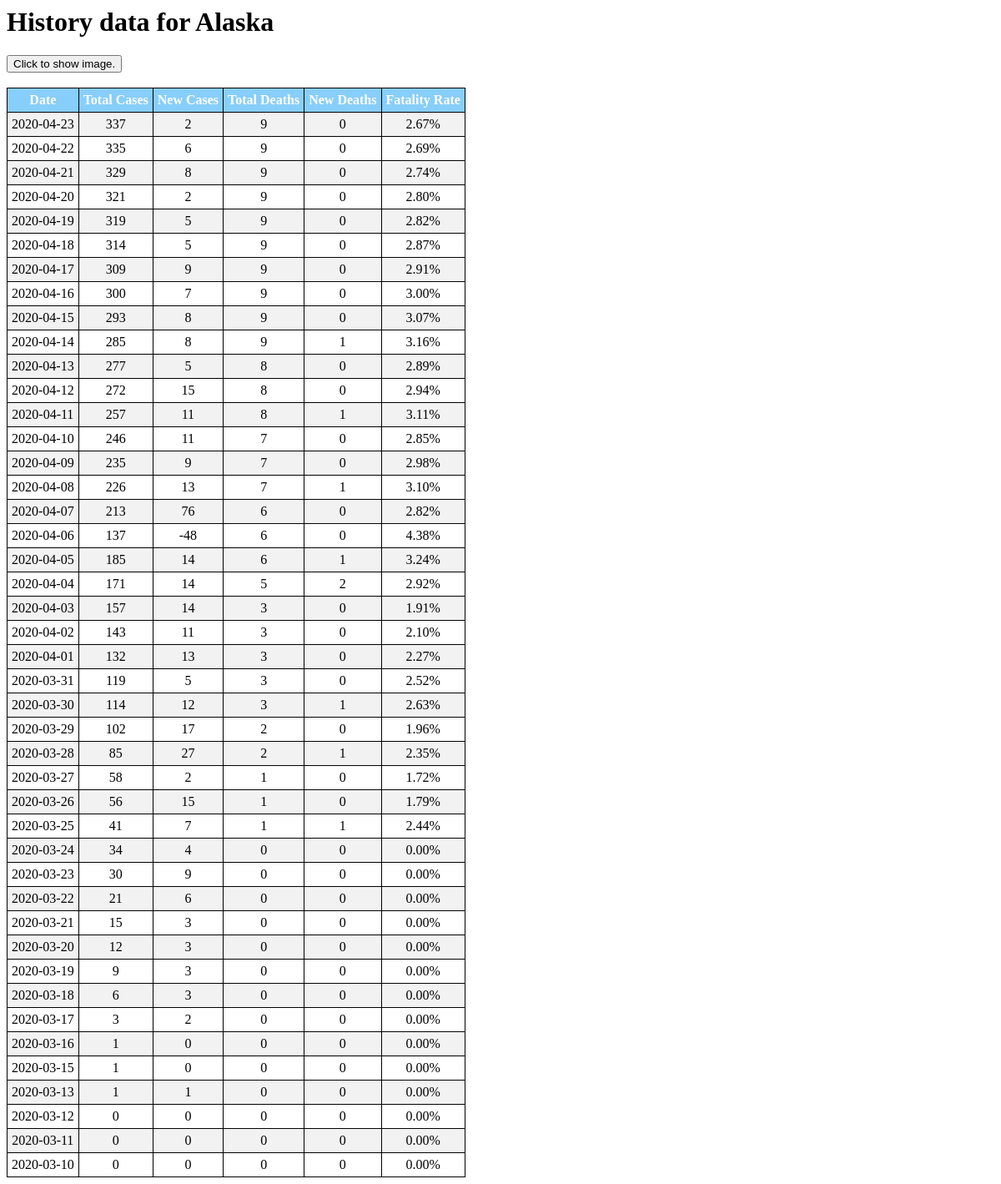
Before: /state/Alaska with the older database file.
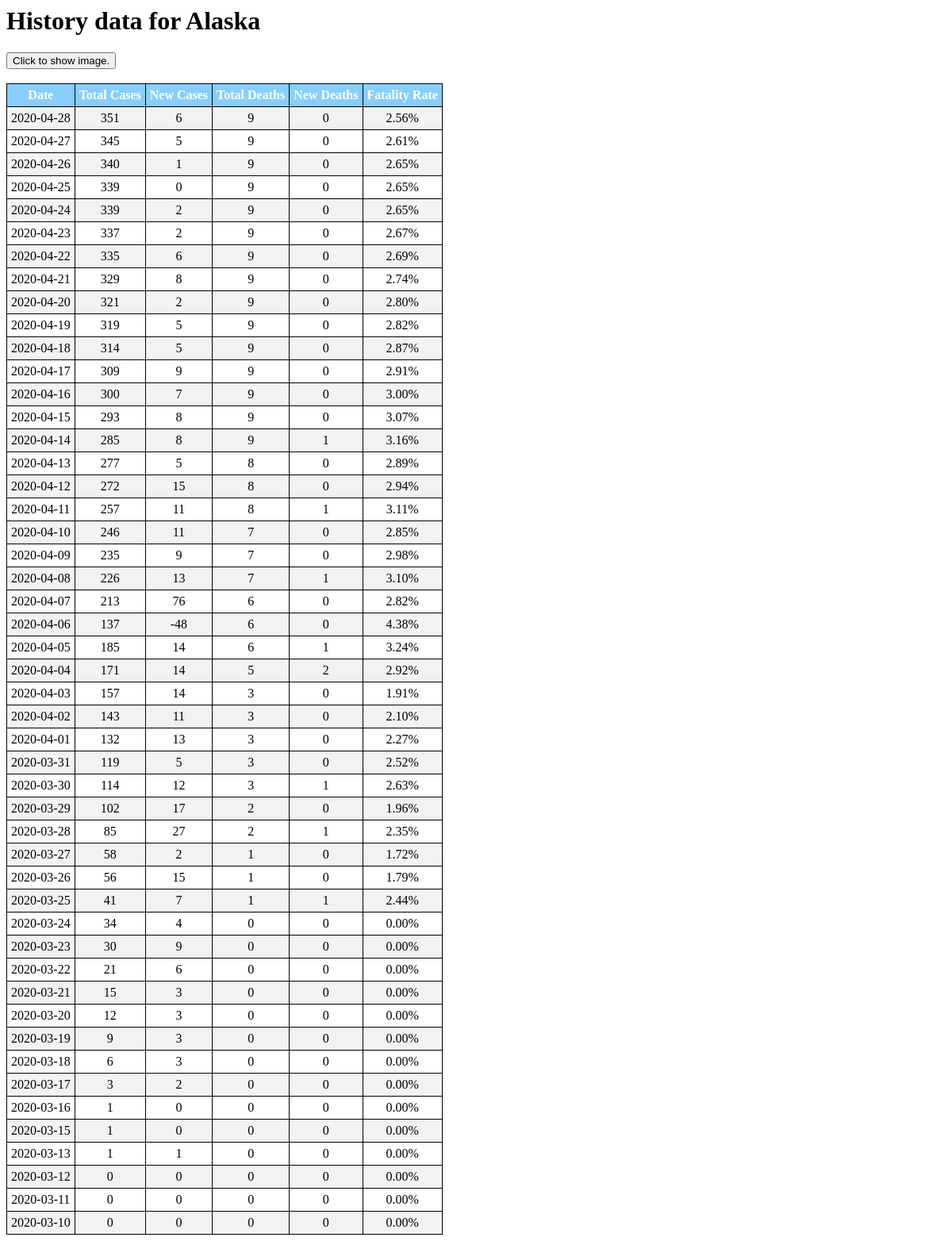
After: the same page with the newer database file.
### tables this page shows
CREATE TABLE "Counts"(
            "Id" INTEGER PRIMARY KEY AUTOINCREMENT,
            "RegionId" INTEGER NOT NULL,
            "Date" DATE NOT NULL,
            "Confirmed" INTEGER NOT NULL,
            "NewConfirmed" INTEGER NOT NULL,
            "Deaths" INTEGER NOT NULL,
            "NewDeaths" INTEGER NOT NULL,
            "Recovered" INTEGER NOT NULL,
            "NewRecovered" INTEGER NOT NULL,
            "FatalityRate" REAL NOT NULL
        );

### app.py (the view)
@app.route('/state/<state_nm>')
def state(state_nm):
    data = get_history_data_by_state(state_nm)
    if data:
        data = _percent_rate(data)
        return render_template('state.html', nm= state_nm, data= data)
    else:
        html = f'''<p> Sorry, No data found for state {state_nm}. Please try again. </p>'''
        return html

### app.py (called while the page is built)
def get_history_data_by_state(state_nm):
    if state_nm in region_list:
        q = f'''
        SELECT * FROM Counts
        JOIN Regions
        WHERE RegionId = Regions.Id
        AND RegionName = '{state_nm}'
        ORDER BY Date DESC
        '''
        conn = sqlite3.connect(DB_NAME)
        cur = conn.cursor()
        results = cur.execute(q).fetchall()
        conn.close()
        return results

def _percent_rate(results):
    r = []
    idx = -1
    if len(results[0])>9:
        idx = 9
    for res in results:
        l = list(res)
        l[idx] = "{:.2%}".format(l[idx])
        r.append(tuple(l))
    return r

### templates/state.html (shortened to what this page needs)
<html>
<head>
  <link rel="stylesheet" href="{{ url_for('static', filename='css/style.css') }}">
</head>
<body>
    <h1>
        History data for {{nm}}
    </h1>
    <button onclick="myFunction()">Click to show image.</button>
    <br>
    <br>
    <table>
        <tr>
            <th>Date</th>
            <th>Total Cases</th>
            <th>New Cases</th>
            <th>Total Deaths</th>
            <th>New Deaths</th>
            <th>Fatality Rate</th>
        </tr>
    {% for i in data %}
        <tr>
            <td>{{i[2]}}</td>
            <td>{{i[3]}}</td>
            <td>{{i[4]}}</td>
            <td>{{i[5]}}</td>
            <td>{{i[6]}}</td>
            <td>{{i[9]}}</td>
        </tr>
    {% endfor%}
    </table>
</body>
</html>

Changed rows visible on the page:
added Counts: Date "2020-04-28", Confirmed "351", NewConfirmed "6", Deaths "9", NewDeaths "0", i "2.56%"
added Counts: Date "2020-04-27", Confirmed "345", NewConfirmed "5", Deaths "9", NewDeaths "0", i "2.61%"
added Counts: Date "2020-04-26", Confirmed "340", NewConfirmed "1", Deaths "9", NewDeaths "0", i "2.65%"
added Counts: Date "2020-04-25", Confirmed "339", NewConfirmed "0", Deaths "9", NewDeaths "0", i "2.65%"
added Counts: Date "2020-04-24", Confirmed "339", NewConfirmed "2", Deaths "9", NewDeaths "0", i "2.65%"
